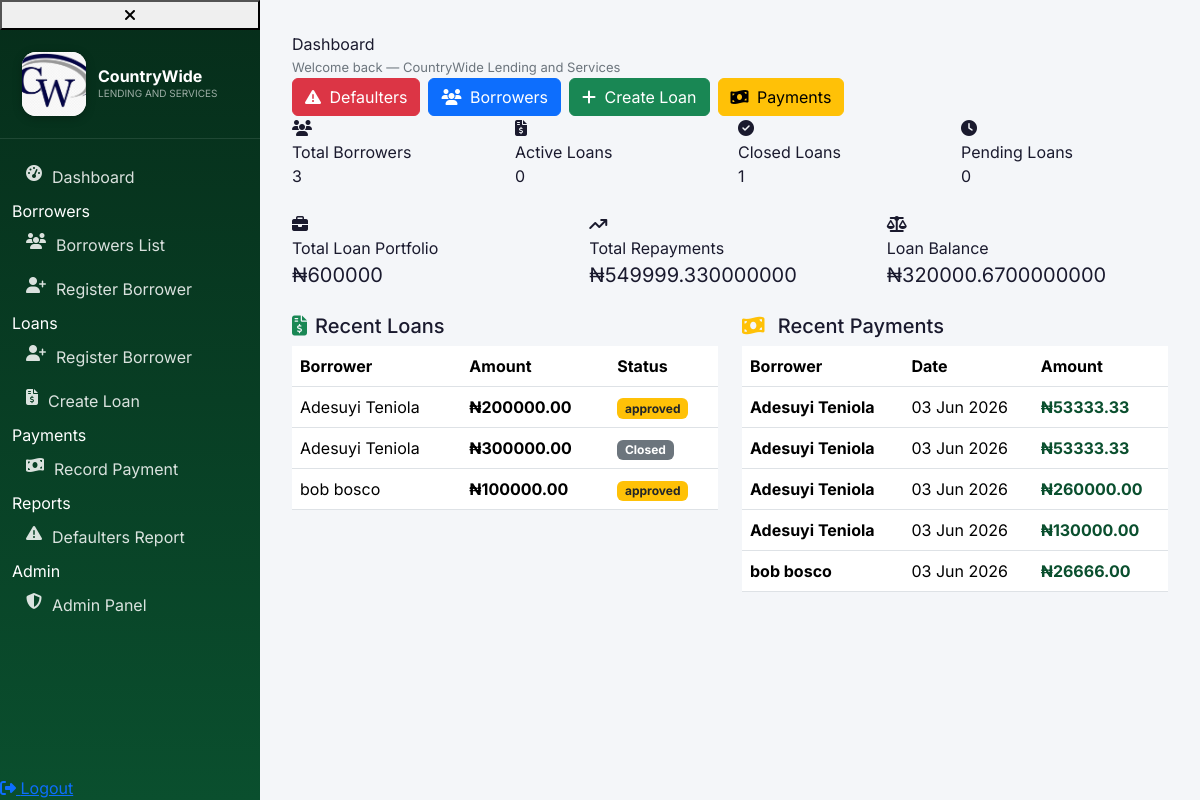
The app's page / (signed in) with its own data.
### borrowers/models.py (models this page shows, shortened)
class Loan(models.Model):
    borrower = models.ForeignKey(
        'Borrower',
        on_delete=models.CASCADE,
        related_name='loans'
    )
    loan_amount = models.DecimalField(
        max_digits=12,
        decimal_places=2
    )
    interest_rate = models.DecimalField(
        max_digits=5,
        decimal_places=2
    )
    duration_weeks = models.PositiveIntegerField()
    start_date = models.DateField(
        auto_now_add=True
    )
    STATUS_CHOICES = [
        ('pending', 'Pending'),
        ('approved', 'Approved'),
        ('rejected', 'Rejected'),
        ('disbursed', 'Disbursed'),
        ('active', 'Active'),
        ('closed', 'Closed'),
    ]
    status = models.CharField(
        max_length=10,
        choices=STATUS_CHOICES,
        default='pending'
    )
    class Meta:
        ordering = ['-start_date']
    def total_repayment(self):
        interest = (
            self.loan_amount *
            self.interest_rate *
            self.duration_weeks
        ) / Decimal('100')
        return self.loan_amount + interest
    def total_paid(self):
        total = self.payments.aggregate(
            total=models.Sum('amount_paid')
        )['total']
        return total or Decimal('0.00')
    def balance(self):
        return self.total_repayment() - self.total_paid()

class Borrower(models.Model):
    first_name = models.CharField(max_length=50)
    last_name = models.CharField(max_length=50)
    gender = models.CharField(max_length=10)
    phone = models.CharField(max_length=20)
    email = models.EmailField()
    address = models.TextField()
    city = models.CharField(max_length=50)
    state = models.CharField(max_length=50)
    occupation = models.CharField(max_length=100)
    next_of_kin_name = models.CharField(max_length=100)
    next_of_kin_phone = models.CharField(max_length=20)
    nin = models.CharField(max_length=50)
    bvn = models.CharField(max_length=50)
    bank_name = models.CharField(max_length=100)
    account_number = models.CharField(max_length=20)
    guarantor_name = models.CharField(max_length=100)
    guarantor_address = models.TextField()
    guarantor_phone = models.CharField(max_length=20)
    guarantor_occupation = models.CharField(max_length=100)
    borrower_photo = models.ImageField(upload_to='borrowers/')
    guarantor_photo = models.ImageField(upload_to='guarantors/')
    created_at = models.DateTimeField(auto_now_add=True)
    def __str__(self):
        return self.first_name + " " + self.last_name

class Payment(models.Model):
    loan = models.ForeignKey(
        Loan,
        on_delete=models.CASCADE,
        related_name='payments'
    )
    amount_paid = models.DecimalField(
        max_digits=12,
        decimal_places=2
    )
    payment_date = models.DateField(
        auto_now_add=True
    )
    PAYMENT_METHOD = [
        ('cash', 'Cash'),
        ('transfer', 'Bank Transfer'),
        ('mobile', 'Mobile Money'),
    ]
    method = models.CharField(
        max_length=20,
        choices=PAYMENT_METHOD,
        default='cash'
    )

### borrowers/views.py (the view)
@login_required
@role_required(is_manager_or_superuser)
def dashboard(request):
    recent_loans = (
        Loan.objects
        .select_related("borrower")
        .order_by("-id")[:5]
    )
    recent_payments = (
        Payment.objects
        .select_related("loan", "loan__borrower")
        .order_by("-id")[:5]
    )
    context = {
        "total_borrowers": Borrower.objects.count(),
        "active_loans": Loan.objects.filter(status="active").count(),
        "closed_loans": Loan.objects.filter(status="closed").count(),
        "pending_loans": Loan.objects.filter(status="pending").count(),
        "total_loan_portfolio": Loan.objects.aggregate(
            total=Sum("loan_amount")
        )["total"] or 0,
        "total_repayments": Payment.objects.aggregate(
            total=Sum("amount_paid")
        )["total"] or 0,
        "loan_balance": sum(
            loan.balance() for loan in Loan.objects.all()
        ),
        "recent_loans": recent_loans,
        "recent_payments": recent_payments,
    }
    return render(
        request,
        "borrowers/dashboard.html",
        context
    )

### borrowers/templates/borrowers/dashboard.html
{% extends 'borrowers/base.html' %}
{% block content %}
<div class="container-fluid px-0">
    <div class="topbar">
        <div>
            <div class="page-title">Dashboard</div>
            <div style="font-size:13px; color:var(--text-muted); margin-top:2px;">
                Welcome back — CountryWide Lending and Services
            </div>
        </div>
        <div class="d-flex gap-2 flex-wrap">
            <a href="{% url 'defaulters_report' %}" class="btn btn-danger">
                <i class="fa-solid fa-triangle-exclamation me-1"></i> Defaulters
            </a>
            <a href="{% url 'borrower_list' %}" class="btn btn-primary">
                <i class="fa-solid fa-users me-1"></i> Borrowers
            </a>
            <a href="{% url 'loan_form' %}" class="btn btn-success">
                <i class="fa-solid fa-plus me-1"></i> Create Loan
            </a>
            <a href="{% url 'make_payment' %}" class="btn btn-warning">
                <i class="fa-solid fa-money-bill-wave me-1"></i> Payments
            </a>
        </div>
    </div>
    <div class="row g-3 mb-4">
        <div class="col-xl-3 col-md-6 col-6">
            <div class="stat-card">
                <div class="stat-icon green"><i class="fa-solid fa-users"></i></div>
                <div>
                    <div class="stat-label">Total Borrowers</div>
                    <div class="stat-value">{{ total_borrowers }}</div>
                </div>
            </div>
        </div>
        <div class="col-xl-3 col-md-6 col-6">
            <div class="stat-card">
                <div class="stat-icon blue"><i class="fa-solid fa-file-invoice-dollar"></i></div>
                <div>
                    <div class="stat-label">Active Loans</div>
                    <div class="stat-value">{{ active_loans }}</div>
                </div>
            </div>
        </div>
        <div class="col-xl-3 col-md-6 col-6">
            <div class="stat-card">
                <div class="stat-icon gold"><i class="fa-solid fa-circle-check"></i></div>
                <div>
                    <div class="stat-label">Closed Loans</div>
                    <div class="stat-value">{{ closed_loans }}</div>
                </div>
            </div>
        </div>
        <div class="col-xl-3 col-md-6 col-6">
            <div class="stat-card">
                <div class="stat-icon red"><i class="fa-solid fa-clock"></i></div>
                <div>
                    <div class="stat-label">Pending Loans</div>
                    <div class="stat-value">{{ pending_loans }}</div>
                </div>
            </div>
        </div>
    </div>
    <div class="row g-3 mb-4">
        <div class="col-md-4 col-12">
            <div class="stat-card">
                <div class="stat-icon green"><i class="fa-solid fa-briefcase"></i></div>
                <div>
                    <div class="stat-label">Total Loan Portfolio</div>
                    <div class="stat-value" style="font-size:20px;">₦{{ total_loan_portfolio }}</div>
                </div>
            </div>
        </div>
        <div class="col-md-4 col-12">
            <div class="stat-card">
                <div class="stat-icon gold"><i class="fa-solid fa-arrow-trend-up"></i></div>
                <div>
                    <div class="stat-label">Total Repayments</div>
                    <div class="stat-value" style="font-size:20px;">₦{{ total_repayments }}</div>
                </div>
            </div>
        </div>
        <div class="col-md-4 col-12">
            <div class="stat-card">
                <div class="stat-icon red"><i class="fa-solid fa-scale-balanced"></i></div>
                <div>
                    <div class="stat-label">Loan Balance</div>
                    <div class="stat-value" style="font-size:20px;">₦{{ loan_balance }}</div>
                </div>
            </div>
        </div>
    </div>
    <div class="row g-4">
        <div class="col-lg-6 col-12">
            <div class="table-card">
                <div class="table-card-header">
                    <h5><i class="fa-solid fa-file-invoice-dollar me-2 text-success"></i>Recent Loans</h5>
                </div>
                <div class="table-responsive">
                    <table class="table">
                        <thead>
                            <tr>
                                <th>Borrower</th>
                                <th>Amount</th>
                                <th>Status</th>
                            </tr>
                        </thead>
                        <tbody>
                            {% for loan in recent_loans %}
                            <tr>
                                <td>{{ loan.borrower }}</td>
                                <td><strong>₦{{ loan.loan_amount }}</strong></td>
                                <td>
                                    {% if loan.status == 'active' %}
                                        <span class="badge bg-success">Active</span>
                                    {% elif loan.status == 'closed' %}
                                        <span class="badge bg-secondary">Closed</span>
                                    {% else %}
                                        <span class="badge bg-warning text-dark">{{ loan.status }}</span>
                                    {% endif %}
                                </td>
                            </tr>
                            {% empty %}
                            <tr><td colspan="3" class="text-center text-muted py-4">No recent loans.</td></tr>
                            {% endfor %}
                        </tbody>
                    </table>
                </div>
            </div>
        </div>
        <div class="col-lg-6 col-12">
            <div class="table-card">
                <div class="table-card-header">
                    <h5>
                        <i class="fa-solid fa-money-bill-wave me-2 text-warning"></i>
                        Recent Payments
                    </h5>
                </div>
                <div class="table-responsive">
                    <table class="table">
                        <thead>
                            <tr>
                                <th>Borrower</th>
                                <th>Date</th>
                                <th>Amount</th>
                            </tr>
                        </thead>
                        <tbody>
                        {% for payment in recent_payments %}
                            <tr>
                                <td>
                                    <strong>
                                        {{ payment.loan.borrower.first_name }}
                                        {{ payment.loan.borrower.last_name }}
                                    </strong>
                                </td>
                                <td>
                                    {{ payment.payment_date|date:"d M Y" }}
                                </td>
                                <td>
                                    <strong style="color:var(--primary);">
                                        ₦{{ payment.amount_paid }}
                                    </strong>
                                </td>
                            </tr>
                        {% empty %}
                            <tr>
                                <td colspan="3" class="text-center text-muted py-4">
                                    No recent payments.
                                </td>
                            </tr>
                        {% endfor %}
                        </tbody>
                    </table>
                </div>
            </div>
        </div>
    </div>
</div>
{% endblock %}

### borrowers/templates/borrowers/base.html (shortened to what this page needs)
{% load static %}
<!DOCTYPE html>
<html lang="en">
<head>
    <link href="https://cdn.jsdelivr.net/npm/bootstrap@5.3.3/dist/css/bootstrap.min.css" rel="stylesheet">
    <link href="https://cdnjs.cloudflare.com/ajax/libs/font-awesome/6.5.0/css/all.min.css" rel="stylesheet">
</head>
<body>
{% include 'borrowers/sidebar.html' %}
<div class="content">
    {% block content %}
    {% endblock %}
</div>
</body>
</html>

### borrowers/templates/borrowers/sidebar.html
{% load static %}
{% load roles %}
<div class="sidebar" id="appSidebar">
    <button class="sidebar-close-btn" id="sidebarCloseBtn" aria-label="Close menu">
        <i class="fa-solid fa-xmark"></i>
    </button>
    <div class="sidebar-logo">
        <div class="logo-icon">
            <img src="{% static 'countrywide/images/CW_Logo.jpg' %}" alt="CountryWide Logo">
        </div>
        <div>
            <div class="logo-text">CountryWide</div>
            <div class="logo-sub">Lending and Services</div>
        </div>
    </div>
    <nav class="sidebar-nav">
        <ul class="menu">
            {% if request.user|is_manager %}
            <li>
                <a href="{% url 'dashboard' %}">
                    <i class="fa-solid fa-gauge-high"></i>
                    Dashboard
                </a>
            </li>
            {% endif %}
            {% if request.user|is_cashier or request.user|is_manager %}
            <li class="section">Borrowers</li>
            <li>
                <a href="{% url 'borrower_list' %}">
                    <i class="fa-solid fa-users"></i>
                    Borrowers List
                </a>
            </li>
            <li>
                <a href="{% url 'register' %}">
                    <i class="fa-solid fa-user-plus"></i>
                    Register Borrower
                </a>
            </li>
            {% endif %}
            {% if request.user|is_loan_officer or request.user|is_manager %}
            <li class="section">Loans</li>
            <li>
                <a href="{% url 'register' %}">
                    <i class="fa-solid fa-user-plus"></i>
                    Register Borrower
                </a>
            </li>
            <li>
                <a href="{% url 'loan_form' %}">
                    <i class="fa-solid fa-file-invoice-dollar"></i>
                    Create Loan
                </a>
            </li>
            {% endif %}
            {% if request.user|is_cashier or request.user|is_manager %}
            <li class="section">Payments</li>
            <li>
                <a href="{% url 'make_payment' %}">
                    <i class="fa-solid fa-money-bill-wave"></i>
                    Record Payment
                </a>
            </li>
            {% endif %}
            {% if request.user|is_auditor or request.user|is_manager %}
            <li class="section">Reports</li>
            <li>
                <a href="{% url 'defaulters_report' %}">
                    <i class="fa-solid fa-triangle-exclamation"></i>
                    Defaulters Report
                </a>
            </li>
            {% endif %}
            {% if request.user|is_manager %}
            <li class="section">Admin</li>
            <li>
                <a href="/admin/">
                    <i class="fa-solid fa-shield-halved"></i>
                    Admin Panel
                </a>
            </li>
            {% endif %}
        </ul>
    </nav>
    <div class="sidebar-footer">
        <a href="{% url 'logout' %}">
            <i class="fa-solid fa-right-from-bracket"></i>
            Logout
        </a>
    </div>
</div>

### records on screen
Loan: borrower "Adesuyi Teniola", loan_amount "200000.00", status "approved"
Loan: borrower "Adesuyi Teniola", loan_amount "300000.00", status "Closed"
Loan: borrower "bob bosco", loan_amount "100000.00", status "approved"
Payment: loan.borrower.first_name "Adesuyi", loan.borrower.last_name "Teniola", payment_date "03 Jun 2026", amount_paid "53333.33"
Payment: loan.borrower.first_name "Adesuyi", loan.borrower.last_name "Teniola", payment_date "03 Jun 2026", amount_paid "53333.33"
Payment: loan.borrower.first_name "Adesuyi", loan.borrower.last_name "Teniola", payment_date "03 Jun 2026", amount_paid "260000.00"
Payment: loan.borrower.first_name "Adesuyi", loan.borrower.last_name "Teniola", payment_date "03 Jun 2026", amount_paid "130000.00"
Payment: loan.borrower.first_name "bob", loan.borrower.last_name "bosco", payment_date "03 Jun 2026", amount_paid "26666.00"

### other values on screen
{{ total_borrowers }} "3"
{{ active_loans }} "0"
{{ closed_loans }} "1"
{{ pending_loans }} "0"
{{ total_loan_portfolio }} "600000"
{{ total_repayments }} "549999.330000000"
{{ loan_balance }} "320000.6700000000"
